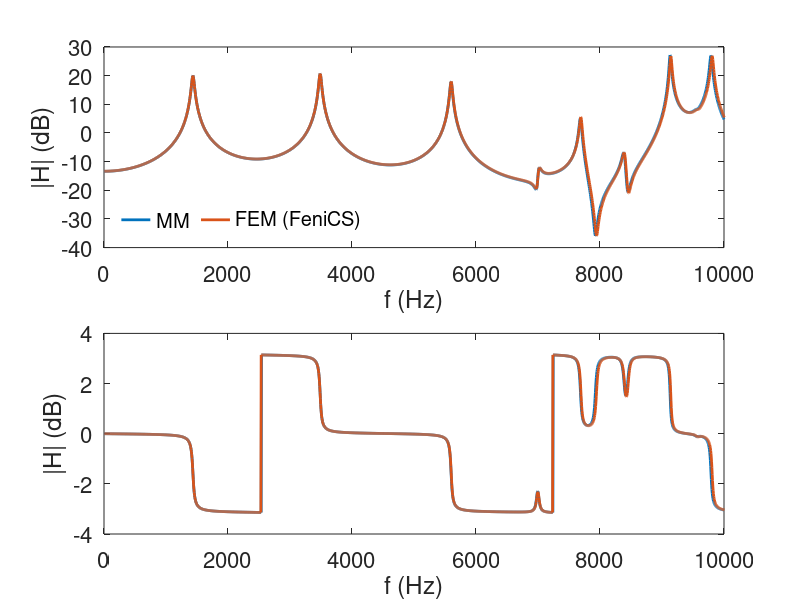

Write the MATLAB code that produced this figure.
load data_shifted_cone.mat

fac = sqrt(pi)/2;
ftSize = 16;

figure
subplot(2,1,1)
plot(tfMM(:,1), 20*log10(fac*tfMM(:,2)), 'lineWidth', 2)
hold on
plot(tfFEM(:,1), 20*log10(tfFEM(:,2)), 'lineWidth', 2)

xlim([0 10000])
xlabel 'f (Hz)'
ylabel '|H| (dB)'

h = legend('MM', 'FEM (FeniCS)', 'location', 'southwest',...
  'orientation', 'horizontal')
legend boxoff
set(h, 'fontSize', ftSize) 
set(gca, 'fontSize', ftSize)

subplot(2,1,2)
plot(tfMM(:,1), tfMM(:,3), 'lineWidth', 2)
hold on
plot(tfFEM(:,1), tfFEM(:,3), 'lineWidth', 2)

xlim([0 10000])
xlabel 'f (Hz)'
ylabel '|H| (dB)'

set(gca, 'fontSize', ftSize)
